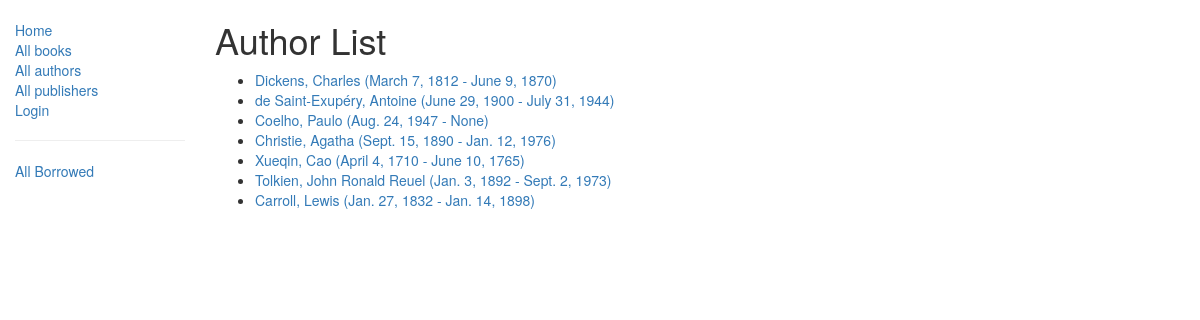
The app's page /catalog/authors/, older data.
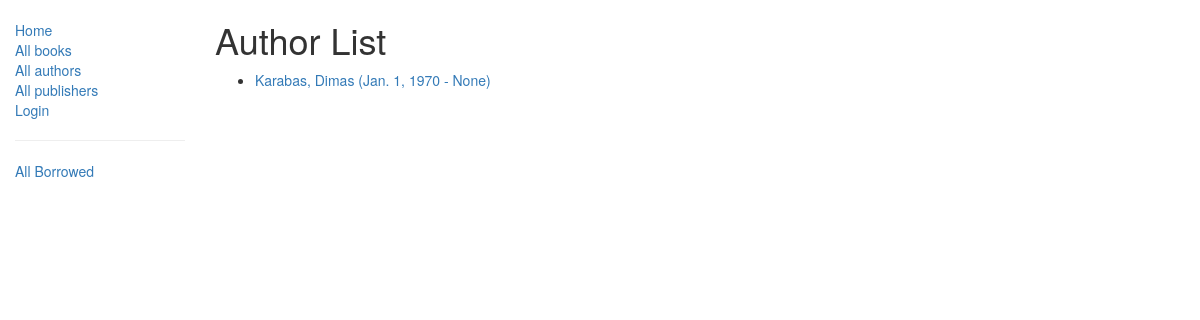
The same page, newer data.
### catalog/models.py (models this page shows, shortened)
class Author(models.Model):
    first_name = models.CharField(max_length=100)
    last_name = models.CharField(max_length=100)
    date_of_birth = models.DateField(null=True, blank=True)
    date_of_death = models.DateField('Died', null=True, blank=True)
    def get_absolute_url(self):
        return reverse('author-detail', args=[str(self.id)])

### catalog/views.py (the view)
class AuthorListView(generic.ListView):
    model = Author
    paginate_by = 10

### catalog/templates/catalog/author_list.html
{% extends "base_generic.html" %}
{% block content %}
    <h1>Author List</h1>
    {% if author_list %}
    <ul>
      {% for author in author_list %}
      <li>
        <a href="{{ author.get_absolute_url }}">{{ author.last_name }}, {{ author.first_name }} ({{ author.date_of_birth }} - {{ author.date_of_death }})</a>
      </li>
      {% endfor %}
    </ul>
    {% else %}
      <p>There are no authors in the library.</p>
    {% endif %}
{% endblock %}

### catalog/templates/base_generic.html (shortened to what this page needs)
<!doctype html>
<html lang="en">
  <head>
    <link
      rel="stylesheet"
      href="https://maxcdn.bootstrapcdn.com/bootstrap/3.3.7/css/bootstrap.min.css" />
    {% load static %}
    <link rel="stylesheet" href="{% static 'css/styles.css' %}" />
  </head>
  <body>
    <div class="container-fluid">
      <div class="row">
        <div class="col-sm-2">
          {% block sidebar %}
            <ul class="sidebar-nav">
              <li><a href="{% url 'index' %}">Home</a></li>
              <li><a href="{% url 'books' %}">All books</a></li>
              <li><a href="{% url 'authors' %}">All authors</a></li>
              <li><a href="{% url 'publishers' %}">All publishers</a></li>
          {% if user.is_authenticated %}
            <li>User: {{ user.get_username }}</li>
            <li><a href="{% url 'my-borrowed' %}">My Borrowed</a></li>
            <li><a href="{% url 'logout'%}?next={{request.path}}">Logout</a></li>
          {% else %}
            <li><a href="{% url 'login'%}?next={{request.path}}">Login</a></li>
          {% endif %}
          <hr>
              <li><a href="{% url 'all-borrowed' %}">All Borrowed</a></li>
         </ul>
          {% endblock %}
        </div>
        <div class="col-sm-10 ">
          {% block content %}{% endblock %}
        </div>
      </div>
    </div>
  </body>
</html>

### catalog/static/css/styles.css (style rules this page uses)
.sidebar-nav { margin-top: 20px; padding: 0; list-style: none; }

Row changes from the older to the newer data that the page shows:
removed Author: last_name "Dickens", first_name "Charles", date_of_birth "March 7, 1812", date_of_death "June 9, 1870"
removed Author: last_name "de Saint-Exupéry", first_name "Antoine", date_of_birth "June 29, 1900", date_of_death "July 31, 1944"
removed Author: last_name "Coelho", first_name "Paulo", date_of_birth "Aug. 24, 1947", date_of_death "None"
removed Author: last_name "Christie", first_name "Agatha", date_of_birth "Sept. 15, 1890", date_of_death "Jan. 12, 1976"
removed Author: last_name "Xueqin", first_name "Cao", date_of_birth "April 4, 1710", date_of_death "June 10, 1765"
removed Author: last_name "Tolkien", first_name "John Ronald Reuel", date_of_birth "Jan. 3, 1892", date_of_death "Sept. 2, 1973"
removed Author: last_name "Carroll", first_name "Lewis", date_of_birth "Jan. 27, 1832", date_of_death "Jan. 14, 1898"
added Author: last_name "Karabas", first_name "Dimas", date_of_birth "Jan. 1, 1970", date_of_death "None"
